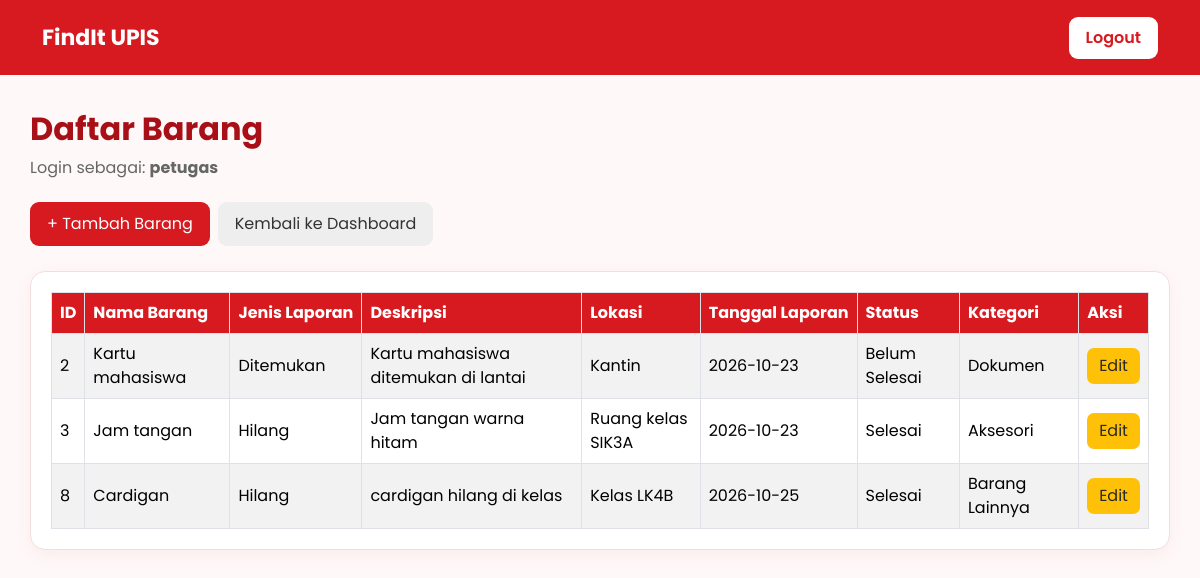
The app's page /barang.php (signed in) with its own data.
### tables this page shows
CREATE TABLE `barang` (
  `id_barang` int(11) NOT NULL,
  `nama_barang` varchar(100) NOT NULL,
  `jenis_laporan` enum('Hilang','Ditemukan') NOT NULL,
  `deskripsi` text NOT NULL,
  `lokasi` varchar(150) NOT NULL,
  `tanggal_laporan` date NOT NULL,
  `status` enum('Belum Selesai','Selesai') NOT NULL DEFAULT 'Belum Selesai',
  `id_kategori` int(11) NOT NULL
);

CREATE TABLE `kategori_barang` (
  `id_kategori` int(11) NOT NULL,
  `nama_kategori` varchar(100) NOT NULL
);

### barang.php (the view, shortened to what this page needs)
<?php
include 'koneksi.php';
$role = $_SESSION['role'];
$query = "SELECT barang.*, kategori_barang.nama_kategori
          FROM barang
          JOIN kategori_barang
          ON barang.id_kategori = kategori_barang.id_kategori
          ORDER BY barang.id_barang ASC";
$result = mysqli_query($conn, $query);
?>
<!DOCTYPE html>
<html lang="id">
<head>
    <link
        href="https://cdn.jsdelivr.net/npm/bootstrap@5.3.3/dist/css/bootstrap.min.css"
        rel="stylesheet"
    >
</head>
<body>
    <nav class="navbar">
        <div class="container">
            <a class="navbar-brand" href="dashboard.php">
                FindIt UPIS
            </a>
            <a href="logout.php" class="btn btn-logout">
                Logout
            </a>
        </div>
    </nav>
    <div class="container main-content">
        <h2 class="page-title">
            Daftar Barang
        </h2>
        <p class="role-info">
            Login sebagai:
            <strong>
                <?php echo htmlspecialchars($role); ?>
            </strong>
        </p>
        <div class="d-flex flex-wrap gap-2">
            <a href="tambah_barang.php" class="btn btn-tambah">
                + Tambah Barang
            </a>
            <a href="dashboard.php" class="btn btn-dashboard">
                Kembali ke Dashboard
            </a>
        </div>
        <div class="table-card">
            <div class="table-responsive">
                <table class="table table-bordered table-striped mb-0">
                    <thead>
                        <tr>
                            <th>ID</th>
                            <th>Nama Barang</th>
                            <th>Jenis Laporan</th>
                            <th>Deskripsi</th>
                            <th>Lokasi</th>
                            <th>Tanggal Laporan</th>
                            <th>Status</th>
                            <th>Kategori</th>
                            <th>Aksi</th>
                        </tr>
                    </thead>
                    <tbody>
                        <?php if ($result && mysqli_num_rows($result) > 0) { ?>
                            <?php while ($row = mysqli_fetch_assoc($result)) { ?>
                                <tr>
                                    <td>
                                        <?php echo $row['id_barang']; ?>
                                    </td>
                                    <td>
                                        <?php echo htmlspecialchars($row['nama_barang']); ?>
                                    </td>
                                    <td>
                                        <?php echo htmlspecialchars($row['jenis_laporan']); ?>
                                    </td>
                                    <td>
                                        <?php echo htmlspecialchars($row['deskripsi']); ?>
                                    </td>
                                    <td>
                                        <?php echo htmlspecialchars($row['lokasi']); ?>
                                    </td>
                                    <td>
                                        <?php echo htmlspecialchars($row['tanggal_laporan']); ?>
                                    </td>
                                    <td>
                                        <?php echo htmlspecialchars($row['status']); ?>
                                    </td>
                                    <td>
                                        <?php echo htmlspecialchars($row['nama_kategori']); ?>
                                    </td>
                                    <td>
                                        <div class="d-flex gap-2">
                                            <a
                                                href="edit_barang.php?id=<?php echo $row['id_barang']; ?>"
                                                class="btn-edit"
                                            >
                                                Edit
                                            </a>
                                        </div>
                                    </td>
                                </tr>
                            <?php } ?>
                        <?php } ?>
                    </tbody>
                </table>
            </div>
        </div>
    </div>
</body>
</html>

### barang.php (style rules this page uses)
body { font-family: 'Poppins', sans-serif; background-color: #fff8f8; color: #292929; margin: 0; }
.navbar { background-color: #d71920; padding: 16px 0; }
.navbar-brand { color: white; font-size: 22px; font-weight: 700; }
.btn-logout { background-color: white; color: #d71920; border: none; border-radius: 9px; padding: 9px 17px; font-weight: 600; }
.main-content { padding: 35px 0; }
.page-title { color: #a90f17; font-weight: 700; margin-bottom: 8px; }
.role-info { margin-bottom: 22px; color: #666; }
.table-card { background-color: white; border: 1px solid #f3dede; border-radius: 15px; padding: 20px; margin-top: 25px; box-shadow: 0 5px 18px rgba(150, 0, 0, 0.05); }
.table thead th { background-color: #d71920; color: white; vertical-align: middle; white-space: nowrap; }
.table tbody td { vertical-align: middle; }
.btn-tambah { background-color: #d71920; color: white; border: none; border-radius: 9px; padding: 10px 17px; }
.btn-dashboard { background-color: #eeeeee; color: #333; border: none; border-radius: 9px; padding: 10px 17px; }
.btn-edit { background-color: #ffc107; color: #292929; border: none; border-radius: 7px; padding: 6px 12px; text-decoration: none; }

### records on screen
barang: id_barang "2", nama_barang "Kartu mahasiswa", jenis_laporan "Ditemukan", deskripsi "Kartu mahasiswa ditemukan di lantai", lokasi "Kantin", tanggal_laporan "2026-10-23", status "Belum Selesai", id_kategori.nama_kategori "Dokumen"
barang: id_barang "3", nama_barang "Jam tangan", jenis_laporan "Hilang", deskripsi "Jam tangan warna hitam", lokasi "Ruang kelas SIK3A", tanggal_laporan "2026-10-23", status "Selesai", id_kategori.nama_kategori "Aksesori"
barang: id_barang "8", nama_barang "Cardigan", jenis_laporan "Hilang", deskripsi "cardigan hilang di kelas", lokasi "Kelas LK4B", tanggal_laporan "2026-10-25", status "Selesai", id_kategori.nama_kategori "Barang Lainnya"

### other values on screen
$role "petugas"
